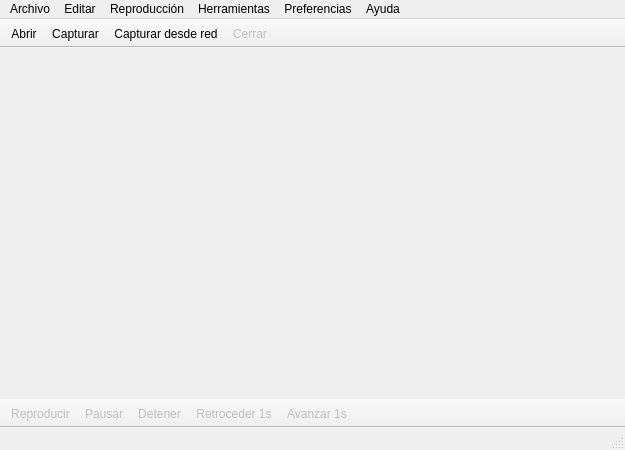
<?xml version="1.0" encoding="UTF-8"?>
<ui version="4.0">
 <class>MoviePlayer</class>
 <widget class="QMainWindow" name="MoviePlayer">
  <property name="geometry">
   <rect>
    <x>0</x>
    <y>0</y>
    <width>625</width>
    <height>450</height>
   </rect>
  </property>
  <property name="sizePolicy">
   <sizepolicy hsizetype="Preferred" vsizetype="Preferred">
    <horstretch>0</horstretch>
    <verstretch>0</verstretch>
   </sizepolicy>
  </property>
  <property name="windowTitle">
   <string>Movie Player (Servidor)</string>
  </property>
  <widget class="QWidget" name="centralWidget">
   <property name="sizePolicy">
    <sizepolicy hsizetype="Preferred" vsizetype="Preferred">
     <horstretch>0</horstretch>
     <verstretch>0</verstretch>
    </sizepolicy>
   </property>
   <property name="autoFillBackground">
    <bool>true</bool>
   </property>
   <layout class="QVBoxLayout" name="verticalLayout">
    <property name="sizeConstraint">
     <enum>QLayout::SetDefaultConstraint</enum>
    </property>
    <property name="leftMargin">
     <number>0</number>
    </property>
    <property name="topMargin">
     <number>0</number>
    </property>
    <property name="rightMargin">
     <number>0</number>
    </property>
    <property name="bottomMargin">
     <number>0</number>
    </property>
    <item>
     <layout class="QVBoxLayout" name="verticalLayoutPrincipal"/>
    </item>
   </layout>
  </widget>
  <widget class="QMenuBar" name="menuBar">
   <property name="geometry">
    <rect>
     <x>0</x>
     <y>0</y>
     <width>625</width>
     <height>27</height>
    </rect>
   </property>
   <widget class="QMenu" name="menuArchivo">
    <property name="title">
     <string>Archivo</string>
    </property>
    <addaction name="actionAbrir"/>
    <addaction name="actionCapturarVideo"/>
    <addaction name="actionCapturarDesdeRed"/>
    <addaction name="separator"/>
    <addaction name="actionCerrar"/>
    <addaction name="actionSalir"/>
   </widget>
   <widget class="QMenu" name="menuEditar">
    <property name="title">
     <string>Editar</string>
    </property>
    <addaction name="actionAbrirCon"/>
    <addaction name="separator"/>
    <addaction name="actionAbrirDirectorio"/>
    <addaction name="actionAbrirTerminal"/>
    <addaction name="separator"/>
    <addaction name="actionRenombrar"/>
    <addaction name="actionEliminar"/>
   </widget>
   <widget class="QMenu" name="menuReproduccion">
    <property name="title">
     <string>Reproducción</string>
    </property>
    <widget class="QMenu" name="menuVelocidad">
     <property name="enabled">
      <bool>false</bool>
     </property>
     <property name="title">
      <string>Velocidad</string>
     </property>
     <addaction name="actionNormal"/>
     <addaction name="separator"/>
     <addaction name="actionIncrementar"/>
     <addaction name="actionReducir"/>
     <addaction name="separator"/>
     <addaction name="actionDoblar"/>
     <addaction name="actionMitad"/>
    </widget>
    <addaction name="actionReproducir"/>
    <addaction name="actionPausar"/>
    <addaction name="actionDetener"/>
    <addaction name="separator"/>
    <addaction name="actionAvanzar"/>
    <addaction name="actionRetroceder"/>
    <addaction name="separator"/>
    <addaction name="actionSiguienteFotograma"/>
    <addaction name="actionAnteriorFotograma"/>
    <addaction name="separator"/>
    <addaction name="menuVelocidad"/>
   </widget>
   <widget class="QMenu" name="menuHerramientas">
    <property name="title">
     <string>Herramientas</string>
    </property>
    <addaction name="actionCapturarPantalla"/>
    <addaction name="separator"/>
    <addaction name="actionAjustarVentana"/>
    <addaction name="actionActivarCache"/>
   </widget>
   <widget class="QMenu" name="menuPreferencias">
    <property name="title">
     <string>Preferencias</string>
    </property>
    <addaction name="actionDispositivos"/>
    <addaction name="actionEstablecerPuerto"/>
    <addaction name="separator"/>
    <addaction name="actionAutoReproducir"/>
    <addaction name="actionPantallaCompleta"/>
   </widget>
   <widget class="QMenu" name="menuAyuda">
    <property name="title">
     <string>Ayuda</string>
    </property>
    <addaction name="actionAyuda"/>
    <addaction name="separator"/>
    <addaction name="actionAcercaDe"/>
    <addaction name="actionAcercaDeQt"/>
   </widget>
   <addaction name="menuArchivo"/>
   <addaction name="menuEditar"/>
   <addaction name="menuReproduccion"/>
   <addaction name="menuHerramientas"/>
   <addaction name="menuPreferencias"/>
   <addaction name="menuAyuda"/>
  </widget>
  <widget class="QStatusBar" name="statusBar"/>
  <widget class="QToolBar" name="toolBarSuperior">
   <property name="windowTitle">
    <string>Barra de navegación</string>
   </property>
   <property name="movable">
    <bool>false</bool>
   </property>
   <property name="toolButtonStyle">
    <enum>Qt::ToolButtonTextBesideIcon</enum>
   </property>
   <attribute name="toolBarArea">
    <enum>TopToolBarArea</enum>
   </attribute>
   <attribute name="toolBarBreak">
    <bool>false</bool>
   </attribute>
   <addaction name="actionAbrir"/>
   <addaction name="actionCapturarVideo"/>
   <addaction name="actionCapturarDesdeRed"/>
   <addaction name="actionCerrar"/>
  </widget>
  <widget class="QToolBar" name="toolBarInferior">
   <property name="windowTitle">
    <string>Barra de reprodución</string>
   </property>
   <property name="movable">
    <bool>false</bool>
   </property>
   <property name="floatable">
    <bool>false</bool>
   </property>
   <attribute name="toolBarArea">
    <enum>BottomToolBarArea</enum>
   </attribute>
   <attribute name="toolBarBreak">
    <bool>false</bool>
   </attribute>
   <addaction name="actionReproducir"/>
   <addaction name="actionPausar"/>
   <addaction name="actionDetener"/>
   <addaction name="actionRetroceder"/>
   <addaction name="actionAvanzar"/>
  </widget>
  <action name="actionAbrir">
   <property name="text">
    <string>Abrir</string>
   </property>
   <property name="shortcut">
    <string>Ctrl+O</string>
   </property>
  </action>
  <action name="actionAbrirRecientes">
   <property name="enabled">
    <bool>true</bool>
   </property>
   <property name="text">
    <string>Abrir recientes</string>
   </property>
  </action>
  <action name="actionGuardarComo">
   <property name="enabled">
    <bool>true</bool>
   </property>
   <property name="text">
    <string>Guardar como</string>
   </property>
   <property name="shortcut">
    <string>Ctrl+S</string>
   </property>
  </action>
  <action name="actionCerrar">
   <property name="enabled">
    <bool>false</bool>
   </property>
   <property name="text">
    <string>Cerrar</string>
   </property>
   <property name="shortcut">
    <string>Ctrl+W</string>
   </property>
  </action>
  <action name="actionSalir">
   <property name="text">
    <string>Salir</string>
   </property>
   <property name="shortcut">
    <string>Ctrl+Q</string>
   </property>
  </action>
  <action name="actionAbrirCon">
   <property name="enabled">
    <bool>false</bool>
   </property>
   <property name="text">
    <string>Abrir con...</string>
   </property>
  </action>
  <action name="actionAbrirDirectorio">
   <property name="enabled">
    <bool>false</bool>
   </property>
   <property name="text">
    <string>Abrir directorio</string>
   </property>
   <property name="shortcut">
    <string>Ctrl+D</string>
   </property>
  </action>
  <action name="actionAbrirTerminal">
   <property name="enabled">
    <bool>false</bool>
   </property>
   <property name="text">
    <string>Abrir terminal</string>
   </property>
   <property name="shortcut">
    <string>Ctrl+T</string>
   </property>
  </action>
  <action name="actionRenombrar">
   <property name="enabled">
    <bool>false</bool>
   </property>
   <property name="text">
    <string>Renombrar</string>
   </property>
   <property name="shortcut">
    <string>Ctrl+R</string>
   </property>
  </action>
  <action name="actionEliminar">
   <property name="enabled">
    <bool>false</bool>
   </property>
   <property name="text">
    <string>Eliminar</string>
   </property>
   <property name="shortcut">
    <string>Del</string>
   </property>
  </action>
  <action name="actionAyuda">
   <property name="text">
    <string>Ayuda</string>
   </property>
   <property name="shortcut">
    <string>F1</string>
   </property>
  </action>
  <action name="actionAcercaDe">
   <property name="text">
    <string>Acerca de</string>
   </property>
   <property name="shortcut">
    <string>F2</string>
   </property>
  </action>
  <action name="actionAcercaDeQt">
   <property name="text">
    <string>Acerca de Qt</string>
   </property>
   <property name="shortcut">
    <string>F3</string>
   </property>
  </action>
  <action name="actionReproducir">
   <property name="enabled">
    <bool>false</bool>
   </property>
   <property name="text">
    <string>Reproducir</string>
   </property>
   <property name="shortcut">
    <string>Return</string>
   </property>
  </action>
  <action name="actionPausar">
   <property name="enabled">
    <bool>false</bool>
   </property>
   <property name="text">
    <string>Pausar</string>
   </property>
   <property name="shortcut">
    <string>Space</string>
   </property>
  </action>
  <action name="actionDetener">
   <property name="enabled">
    <bool>false</bool>
   </property>
   <property name="text">
    <string>Detener</string>
   </property>
   <property name="shortcut">
    <string>Shift+Return</string>
   </property>
  </action>
  <action name="actionPantallaCompleta">
   <property name="checkable">
    <bool>true</bool>
   </property>
   <property name="text">
    <string>Pantalla completa</string>
   </property>
   <property name="shortcut">
    <string>F11</string>
   </property>
  </action>
  <action name="actionAjustarVentana">
   <property name="checkable">
    <bool>true</bool>
   </property>
   <property name="enabled">
    <bool>false</bool>
   </property>
   <property name="text">
    <string>Ajustar a ventana</string>
   </property>
   <property name="shortcut">
    <string>Ctrl+=</string>
   </property>
  </action>
  <action name="actionActivarCache">
   <property name="checkable">
    <bool>true</bool>
   </property>
   <property name="checked">
    <bool>false</bool>
   </property>
   <property name="enabled">
    <bool>true</bool>
   </property>
   <property name="text">
    <string>Activar caché</string>
   </property>
   <property name="statusTip">
    <string>Aviso: Alto consumo de memoria (por defecto archivos &lt;= 10MB)</string>
   </property>
   <property name="whatsThis">
    <string/>
   </property>
  </action>
  <action name="actionNormal">
   <property name="text">
    <string>Normal</string>
   </property>
   <property name="shortcut">
    <string>Ctrl+0</string>
   </property>
  </action>
  <action name="actionIncrementar">
   <property name="text">
    <string>Incrementar</string>
   </property>
   <property name="shortcut">
    <string>+</string>
   </property>
  </action>
  <action name="actionReducir">
   <property name="enabled">
    <bool>true</bool>
   </property>
   <property name="text">
    <string>Reducir</string>
   </property>
   <property name="shortcut">
    <string>-</string>
   </property>
  </action>
  <action name="actionDoblar">
   <property name="text">
    <string>Doblar</string>
   </property>
   <property name="shortcut">
    <string>Ctrl++</string>
   </property>
  </action>
  <action name="actionMitad">
   <property name="text">
    <string>Mitad</string>
   </property>
   <property name="shortcut">
    <string>Ctrl+-</string>
   </property>
  </action>
  <action name="actionSiguienteFotograma">
   <property name="enabled">
    <bool>false</bool>
   </property>
   <property name="text">
    <string>Siguiente fotograma</string>
   </property>
   <property name="shortcut">
    <string>Ctrl+L</string>
   </property>
  </action>
  <action name="actionAnteriorFotograma">
   <property name="enabled">
    <bool>false</bool>
   </property>
   <property name="text">
    <string>Anterior fotograma</string>
   </property>
   <property name="shortcut">
    <string>Ctrl+K</string>
   </property>
  </action>
  <action name="actionAvanzar">
   <property name="enabled">
    <bool>false</bool>
   </property>
   <property name="text">
    <string>Avanzar 1s</string>
   </property>
   <property name="shortcut">
    <string>Ctrl+9</string>
   </property>
  </action>
  <action name="actionRetroceder">
   <property name="enabled">
    <bool>false</bool>
   </property>
   <property name="text">
    <string>Retroceder 1s</string>
   </property>
   <property name="shortcut">
    <string>Ctrl+8</string>
   </property>
  </action>
  <action name="actionCapturarPantalla">
   <property name="enabled">
    <bool>false</bool>
   </property>
   <property name="text">
    <string>Tomar instantánea</string>
   </property>
   <property name="shortcut">
    <string>Ctrl+I</string>
   </property>
  </action>
  <action name="actionAutoReproducir">
   <property name="checkable">
    <bool>true</bool>
   </property>
   <property name="text">
    <string>Auto-reproducir</string>
   </property>
  </action>
  <action name="actionCapturarVideo">
   <property name="text">
    <string>Capturar</string>
   </property>
   <property name="shortcut">
    <string>Ctrl+C</string>
   </property>
  </action>
  <action name="actionDispositivos">
   <property name="text">
    <string>Dispositivos</string>
   </property>
  </action>
  <action name="actionCapturarDesdeRed">
   <property name="text">
    <string>Capturar desde red</string>
   </property>
   <property name="shortcut">
    <string>Ctrl+Shift+C</string>
   </property>
  </action>
  <action name="actionEstablecerPuerto">
   <property name="text">
    <string>Establecer puerto</string>
   </property>
  </action>
 </widget>
 <layoutdefault spacing="6" margin="11"/>
 <resources/>
 <connections/>
</ui>
